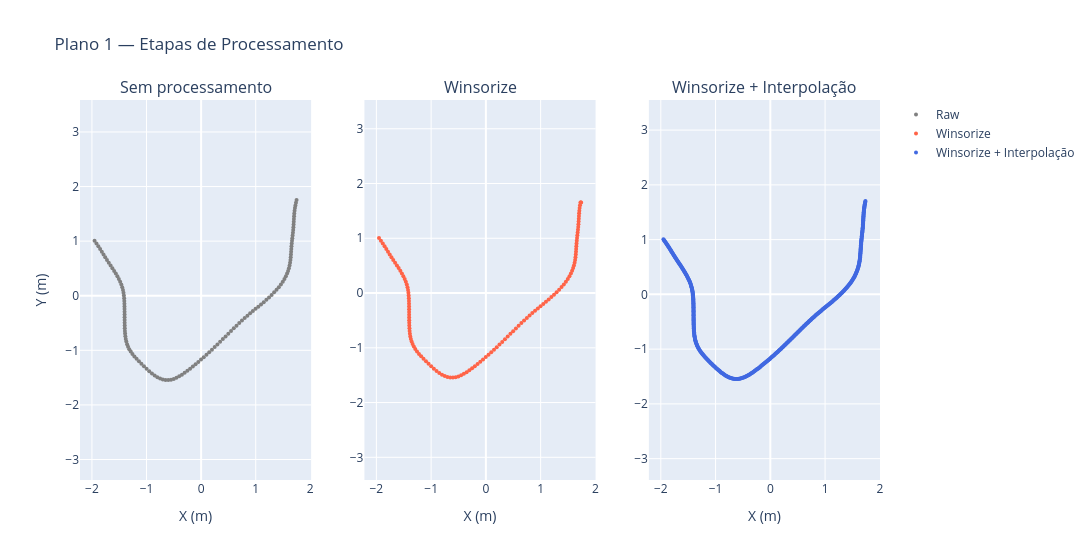

Notebook code for this chart:
### Markdown cell above
**Verificação — Planos 2 câmeras:** comparação entre dados brutos e após reamostagem por comprimento de arco.

### Code cell
_df = plans_df[0]
_raw_x = _df['x'].values
_raw_y = _df['y'].values

_wins_x = np.array(winsorize(_df['x'], limits=(0.005, 0.013)))
_wins_y = np.array(winsorize(_df['y'], limits=(0.013, 0.02)))

_interp_x, _interp_y = plans_resampled_2cam[0]

fig = make_subplots(rows=1, cols=3, subplot_titles=[
    "Sem processamento",
    "Winsorize",
    "Winsorize + Interpolação"
])

fig.add_trace(go.Scatter(
    x=_raw_x, y=_raw_y,
    mode='markers', name='Raw',
    marker=dict(color='gray', size=4)
), row=1, col=1)

fig.add_trace(go.Scatter(
    x=_wins_x, y=_wins_y,
    mode='markers', name='Winsorize',
    marker=dict(color='tomato', size=4)
), row=1, col=2)

fig.add_trace(go.Scatter(
    x=_interp_x, y=_interp_y,
    mode='markers', name='Winsorize + Interpolação',
    marker=dict(color='royalblue', size=4)
), row=1, col=3)

fig.update_xaxes(title_text='X (m)')
fig.update_yaxes(title_text='Y (m)', scaleanchor='x',  row=1, col=1)
fig.update_yaxes(scaleanchor='x2', row=1, col=2)
fig.update_yaxes(scaleanchor='x3', row=1, col=3)
fig.update_layout(title='Plano 1 — Etapas de Processamento', hovermode='closest', width=1300)
fig.show()

### Figure 1 — Plotly figure (JSON) as saved in the notebook; plotly's stock layout.template omitted (floating-point values rounded to 4 significant figures; data arrays with more than 128 entries replaced by an {"elided": "..."} marker saying what was removed)
{"data": [{"marker": {"color": "gray", "size": 4}, "mode": "markers", "name": "Raw", "type": "scatter", "x": {"elided": "130 float values"}, "xaxis": "x", "y": {"elided": "130 float values"}, "yaxis": "y"}, {"marker": {"color": "tomato", "size": 4}, "mode": "markers", "name": "Winsorize", "type": "scatter", "x": {"elided": "130 float values"}, "xaxis": "x2", "y": {"elided": "130 float values"}, "yaxis": "y2"}, {"marker": {"color": "royalblue", "size": 4}, "mode": "markers", "name": "Winsorize + Interpolação", "type": "scatter", "x": {"elided": "500 float values"}, "xaxis": "x3", "y": {"elided": "500 float values"}, "yaxis": "y3"}], "layout": {"annotations": [{"font": {"size": 16}, "showarrow": false, "text": "Sem processamento", "x": 0.1444, "xanchor": "center", "xref": "paper", "y": 1, "yanchor": "bottom", "yref": "paper"}, {"font": {"size": 16}, "showarrow": false, "text": "Winsorize", "x": 0.5, "xanchor": "center", "xref": "paper", "y": 1, "yanchor": "bottom", "yref": "paper"}, {"font": {"size": 16}, "showarrow": false, "text": "Winsorize + Interpolação", "x": 0.8556, "xanchor": "center", "xref": "paper", "y": 1, "yanchor": "bottom", "yref": "paper"}], "hovermode": "closest", "title": {"text": "Plano 1 — Etapas de Processamento"}, "width": 1300, "xaxis": {"anchor": "y", "domain": [0, 0.2889], "title": {"text": "X (m)"}}, "xaxis2": {"anchor": "y2", "domain": [0.3556, 0.6444], "title": {"text": "X (m)"}}, "xaxis3": {"anchor": "y3", "domain": [0.7111, 1], "title": {"text": "X (m)"}}, "yaxis": {"anchor": "x", "domain": [0, 1], "scaleanchor": "x", "title": {"text": "Y (m)"}}, "yaxis2": {"anchor": "x2", "domain": [0, 1], "scaleanchor": "x2"}, "yaxis3": {"anchor": "x3", "domain": [0, 1], "scaleanchor": "x3"}}}
